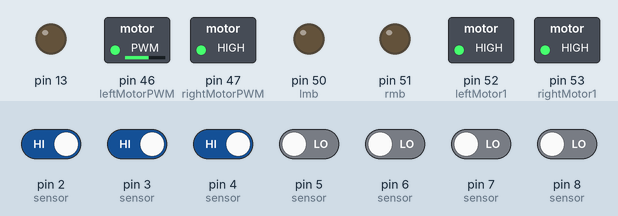
Recording of a sketch running on a simulated Arduino Mega 2560, built with avr-gcc and run on an emulated ATmega2560. Parts: switched loads named in the sketch (green lamp = pin HIGH), output pins drawn as LEDs (lit = HIGH). The test bench sets the inputs (shaded band); at power-on: pin 2 (sensor), pin 3 (sensor), pin 4 (sensor) HIGH, pin 5 (sensor), pin 6 (sensor), pin 7 (sensor), pin 8 (sensor) LOW. What the sketch prints to the serial monitor is not drawn.

Above: at 5.4 s.
5.5 s: pin 2 (sensor) driven LOW
At 7.3 s:
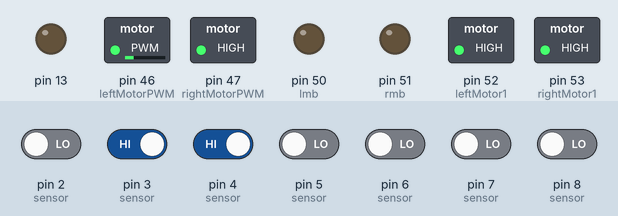
7.6 s: pin 3 (sensor) driven LOW
At 8.8 s:
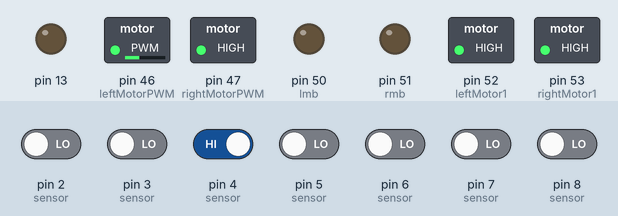
9.1 s: pin 4 (sensor) driven LOW
At 9.8 s:
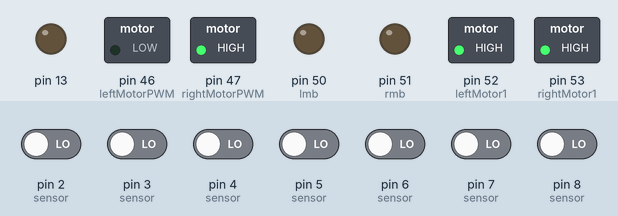
10.6 s: pin 5 (sensor) driven HIGH
At 11.1 s:
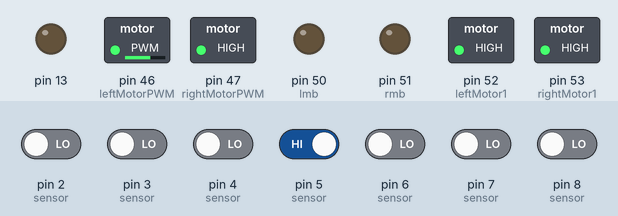
12.1 s: pin 6 (sensor) driven HIGH
At 13.3 s:
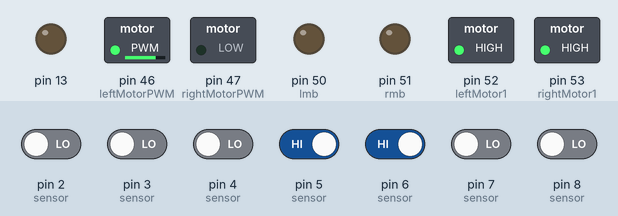
13.6 s: pin 7 (sensor) driven HIGH
At 14.6 s:
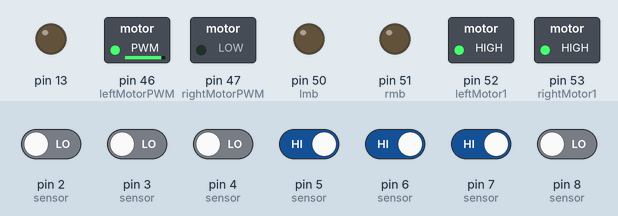
Timing chart, 0 to 16.1 s (numbered marks = the images above; inputs shaded):
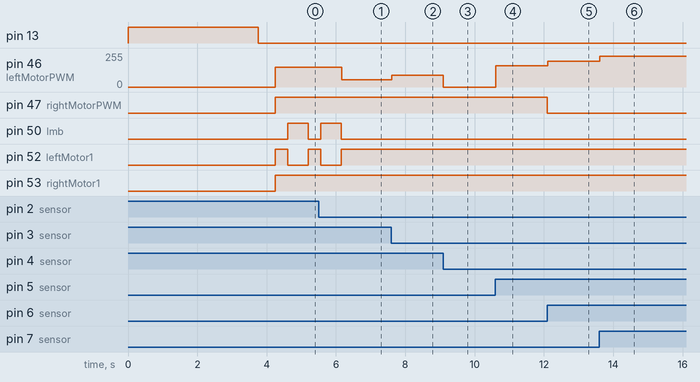

The sketch:

pd_backup_2.ino
```cpp
#include<QTRSensors.h>

int s[7];

int i=1;
int error;

int lmf = 52;
int lmb = 50;

int rmf = 53;
int rmb = 51;

int lme = 46;
int rme = 47;

int I = 0;
float Ki = 0.00035;
float Kp = 0.07;//.08899;
float Kd = 0.7; //0.6
int lastError = 0;

int rightMotorSpeed,leftMotorSpeed;
int rightBaseSpeed=160;
int leftBaseSpeed=160;
int rightMaxSpeed=255;
int leftMaxSpeed=255;

#define rightMotor1 53
#define rightMotorPWM 47
#define leftMotor1 52
#define leftMotorPWM 46

QTRSensorsRC qtrrc((unsigned char[]){8, 7, 6, 5, 4, 3, 2} , 7, 3000, 2);
unsigned int sensorValues[7];

void setup() {
  Serial.begin(38400);
  pinMode(lmf, OUTPUT);
  pinMode(rmf, OUTPUT);
  pinMode(lmb, OUTPUT);
  pinMode(rmb, OUTPUT);
  pinMode(lme, OUTPUT);
  pinMode(rme, OUTPUT);
  pinMode(13, OUTPUT);
  digitalWrite(13, HIGH);
  for(int i=0;i<150;i++)
  {
    qtrrc.calibrate();

  }

  digitalWrite(13, LOW);
  delay(500);

}

void sensor() {
  s[0] = digitalRead(8);
  s[1] = digitalRead(7);
  s[2] = digitalRead(6);
  s[3] = digitalRead(5);
  s[4] = digitalRead(4);
  s[5] = digitalRead(3);
  s[6] = digitalRead(2);

Serial.print(s[0]);
Serial.print(" ");
Serial.print(s[1]);
Serial.print(" ");
Serial.print(s[2]);
Serial.print(" ");
Serial.print(s[3]);
Serial.print(" ");
Serial.print(s[4]);
Serial.print(" ");
Serial.print(s[5]);
Serial.print(" ");
Serial.println(s[6]);


}

void sharpturn() {
  if(digitalRead(8)==1 && digitalRead(7)==1 && digitalRead(6)==1 && digitalRead(5)==1 && digitalRead(4)==0 && digitalRead(3)==0 && digitalRead(2)==0) //right turn
  {
    right_turn();

  }
  if(digitalRead(8)==1 && digitalRead(7)==1 && digitalRead(6)==1 && digitalRead(5)==1 && digitalRead(4)==1 && digitalRead(3)==0 && digitalRead(2)==0) //right turn
  {
    right_turn();
  }

  if(digitalRead(8)==1 && digitalRead(7)==1 && digitalRead(6)==1 && digitalRead(5)==0 && digitalRead(4)==0 && digitalRead(3)==0 && digitalRead(2)==0) //right turn
  {
     right_turn();
  }
  if(digitalRead(8)==1 && digitalRead(7)==1 && digitalRead(6)==0 && digitalRead(5)==1 && digitalRead(4)==0 && digitalRead(3)==0 && digitalRead(2)==0) //right turn
  {
      right_turn();
  }
  /*if(digitalRead(8)==1 && digitalRead(7)==0 && digitalRead(6)==0 && (digitalRead(5)==1 || digitalRead(4)==0) && digitalRead(3)==0 && digitalRead(2)==0) //right turn
  {
     analogWrite(leftMotorPWM, 150);
     analogWrite(rightMotorPWM, 150);
     digitalWrite(leftMotor1,HIGH);
      digitalWrite(rmf,LOW);
     digitalWrite(rmb,HIGH);
     delay(2000);
     digitalWrite(rmb,LOW);
     digitalWrite(rmf,HIGH);
  }*/


  if(digitalRead(8)==0 && digitalRead(7)==0 && digitalRead(6)==0 && digitalRead(5)==1 && digitalRead(4)==1 && digitalRead(3)==1 && digitalRead(2)==1) //left turn
  {
    left_turn();
  }
  if(digitalRead(8)==0 && digitalRead(7)==0 && digitalRead(6)==1 && digitalRead(5)==1 && digitalRead(4)==1 && digitalRead(3)==1 && digitalRead(2)==1) //left turn
  {
    left_turn();
  }
  if(digitalRead(8)==0 && digitalRead(7)==1 && digitalRead(6)==1 && digitalRead(5)==1 && digitalRead(4)==1 && digitalRead(3)==1 && digitalRead(2)==1) //left turn
  {
    left_turn();
  }
  if(digitalRead(8)==0 && digitalRead(7)==0 && digitalRead(6)==0 && digitalRead(5)==0 && digitalRead(4)==1 && digitalRead(3)==1 && digitalRead(2)==1) //left turn
  {
    left_turn();
  }
  if(digitalRead(8)==0 && digitalRead(7)==0 && digitalRead(6)==0 && digitalRead(5)==1 && digitalRead(4)==1 && digitalRead( 3)==1 && digitalRead(2)==0) //left turn
  {
    left_turn();
  }
  if(digitalRead(8)==1 && digitalRead(7)==1 && digitalRead(6)==1 && digitalRead(5)==1 && digitalRead(4)==1 && digitalRead(3)==1 && digitalRead(2)==1)
  {
    stop_bot();
    delay(5000);
  }
  else if(digitalRead(8)==1 && digitalRead(7)==1 && digitalRead(6)==1 && digitalRead(5)==1 && digitalRead(4)==1 && digitalRead(3)==1 && digitalRead(2)==0)
  {
    stop_bot();
    delay(5000);
  }
}
void loop()
{
  sensor();


  /*//try2
  if(digitalRead(8)==1 && digitalRead(7)==1 && digitalRead(6)==1 && digitalRead(5)==1 && digitalRead(4)==1 && digitalRead(3)==1 && digitalRead(2)==1)
  {
    stop_bot();
    delay(30000);
    analogWrite(leftMotorPWM, leftBaseSpeed);
    analogWrite(rightMotorPWM,rightBaseSpeed);
    digitalWrite(leftMotor1,HIGH);
    digitalWrite(rightMotor1,HIGH);
    delay(50);
    if(digitalRead(8)==1 && digitalRead(7)==1 && digitalRead(6)==1 && digitalRead(5)==1 && digitalRead(4)==1 && digitalRead(3)==1 && digitalRead(2)==1)
    {
      stop_bot();
      delay(30000);
    }
  }*/

  unsigned int sensors[7];
  signed int position=qtrrc.readLine(sensors);
  int error=position-3000;

  Serial.println(error);


  //float p = Kp*error;
  //float I = p+I;

  int motorSpeed = Kp * error + Kd * (error - lastError);
  lastError = error;


  int rightMotorSpeed = rightBaseSpeed + motorSpeed;
  int leftMotorSpeed = leftBaseSpeed - motorSpeed;

    if (rightMotorSpeed > rightMaxSpeed ) rightMotorSpeed = rightMaxSpeed;
  if (leftMotorSpeed > leftMaxSpeed ) leftMotorSpeed = leftMaxSpeed;
  if (rightMotorSpeed < 0) rightMotorSpeed = 0;
  if (leftMotorSpeed < 0) leftMotorSpeed = 0;

//  Serial.println(rightMotorSpeed);
 //Serial.println(leftMotorSpeed);
   {

  digitalWrite(rightMotor1, HIGH);

  analogWrite(rightMotorPWM, rightMotorSpeed);

  digitalWrite(leftMotor1, HIGH);

  analogWrite(leftMotorPWM, leftMotorSpeed);
   }
   sharpturn();
}
```

turns.ino
```cpp
void right_turn()
{
  digitalWrite(rmf, HIGH);
  digitalWrite(lmf, HIGH);
  analogWrite(leftMotorPWM, 150);
  analogWrite(rightMotorPWM, 150);
  delay(350);
  digitalWrite(rmf, LOW);
  digitalWrite(rmb, HIGH);
  delay(600);
  digitalWrite(rmb, LOW);
  digitalWrite(rmf, HIGH);


}
void left_turn()
{
  digitalWrite(rmf, HIGH);
  digitalWrite(lmf, HIGH);
  analogWrite(leftMotorPWM, 150);
  analogWrite(rightMotorPWM, 150);
  delay(350);
  digitalWrite(lmf, LOW);
  digitalWrite(lmb, HIGH);
  delay(600);
  digitalWrite(lmb, LOW);
  digitalWrite(lmf, HIGH);
}
void stop_bot()
{
  digitalWrite(rmf, LOW);
  analogWrite(rightMotorPWM, 0);
  digitalWrite(lmf, LOW);
  analogWrite(leftMotorPWM,0);
  digitalWrite(rmb, LOW);
  digitalWrite(lmb, LOW);
}
```

Measured:
- after the input at 5.5 s, pin 46 (leftMotorPWM): 150/255 → 55/255 after 0.67 s; pin 50 (lmb): goes on until 6.2 s, then stays LOW; pin 52 (leftMotor1): goes on until 6.2 s, then stays HIGH
- after the input at 7.6 s, pin 46 (leftMotorPWM): 55/255 → 90/255 at once
- after the input at 9.1 s, pin 46 (leftMotorPWM): 90/255 → 0/255 at once
- after the input at 10.6 s, pin 46 (leftMotorPWM): 0/255 → 160/255 at once
- after the input at 12.1 s, pin 46 (leftMotorPWM): 160/255 → 195/255 at once; pin 47 (rightMotorPWM): HIGH → LOW at once
- after the input at 13.6 s, pin 46 (leftMotorPWM): 195/255 → 230/255 at once
